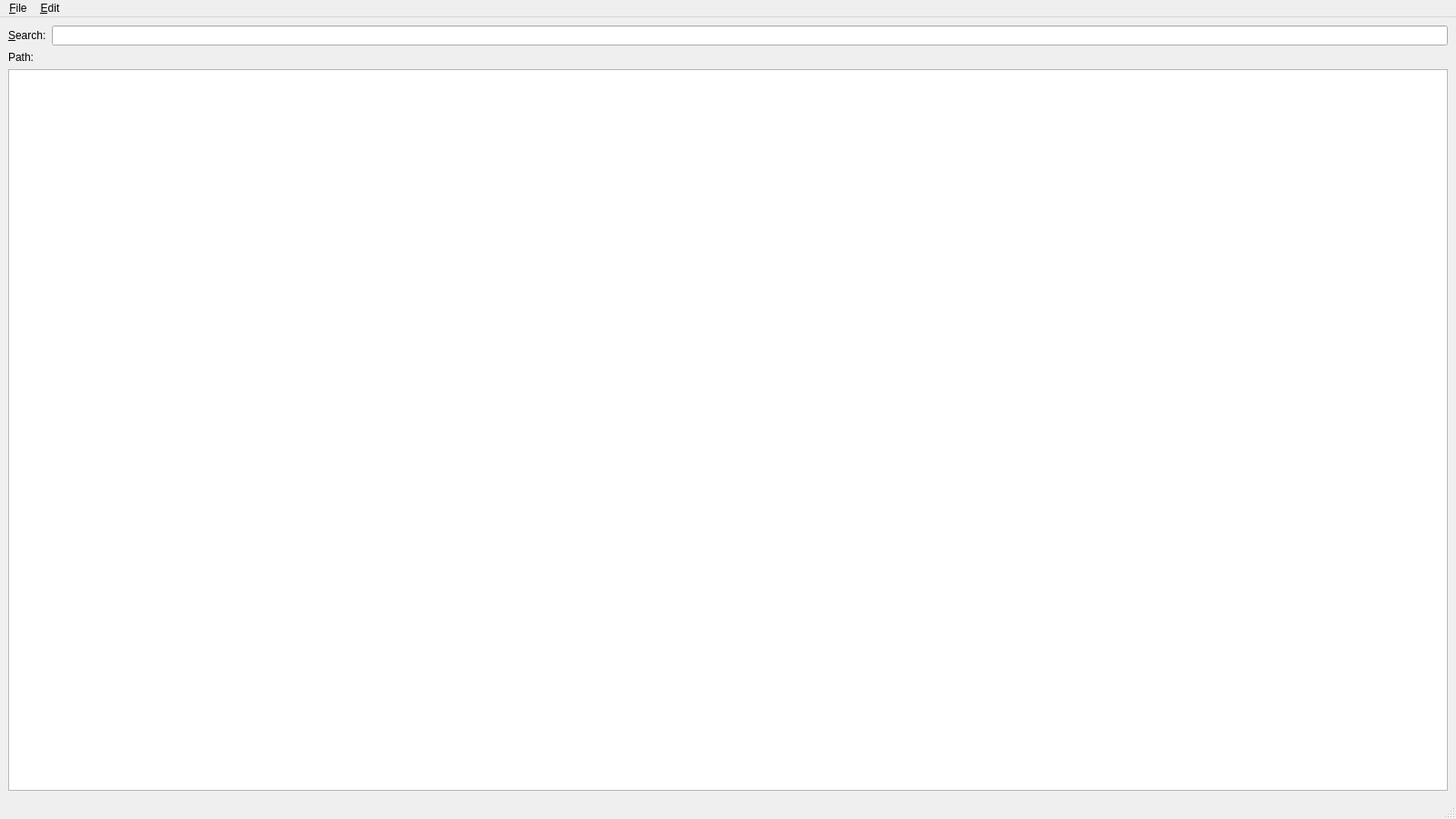
<?xml version="1.0" encoding="UTF-8"?>
<ui version="4.0">
 <class>TargetBrowser</class>
 <widget class="QMainWindow" name="TargetBrowser">
  <property name="geometry">
   <rect>
    <x>0</x>
    <y>0</y>
    <width>1600</width>
    <height>900</height>
   </rect>
  </property>
  <property name="windowTitle">
   <string>ADS Target Browser</string>
  </property>
  <widget class="QWidget" name="centralwidget">
   <layout class="QVBoxLayout" name="verticalLayout">
    <item>
     <layout class="QFormLayout" name="formLayout">
      <item row="1" column="0">
       <widget class="QLabel" name="pathLabel">
        <property name="text">
         <string>Path:</string>
        </property>
       </widget>
      </item>
      <item row="1" column="1">
       <layout class="QHBoxLayout" name="pathLayout"/>
      </item>
      <item row="0" column="0">
       <widget class="QLabel" name="searchLabel">
        <property name="text">
         <string>&amp;Search:</string>
        </property>
        <property name="buddy">
         <cstring>searchInput</cstring>
        </property>
       </widget>
      </item>
      <item row="0" column="1">
       <widget class="QLineEdit" name="searchInput">
        <property name="clearButtonEnabled">
         <bool>true</bool>
        </property>
       </widget>
      </item>
     </layout>
    </item>
    <item>
     <widget class="QTreeView" name="targetView"/>
    </item>
   </layout>
  </widget>
  <widget class="QMenuBar" name="menubar">
   <property name="geometry">
    <rect>
     <x>0</x>
     <y>0</y>
     <width>1600</width>
     <height>30</height>
    </rect>
   </property>
   <widget class="QMenu" name="menu_File">
    <property name="title">
     <string>&amp;File</string>
    </property>
    <addaction name="action_Connect"/>
    <addaction name="action_Connect_to_recent"/>
    <addaction name="separator"/>
    <addaction name="actionExport_Symbols"/>
    <addaction name="actionExport_Data_Types"/>
    <addaction name="separator"/>
    <addaction name="actionCreate_remote_rou_te"/>
    <addaction name="separator"/>
    <addaction name="action_Quit"/>
   </widget>
   <widget class="QMenu" name="menu_Edit">
    <property name="title">
     <string>&amp;Edit</string>
    </property>
    <addaction name="action_Copy_full_name"/>
    <addaction name="action_Read_value"/>
   </widget>
   <addaction name="menu_File"/>
   <addaction name="menu_Edit"/>
  </widget>
  <widget class="QStatusBar" name="statusbar"/>
  <action name="action_Connect">
   <property name="text">
    <string>&amp;New Connection</string>
   </property>
   <property name="shortcut">
    <string>Ctrl+N</string>
   </property>
  </action>
  <action name="action_Connect_to_recent">
   <property name="text">
    <string>Connect to &amp;recent</string>
   </property>
   <property name="shortcut">
    <string>Ctrl+R</string>
   </property>
  </action>
  <action name="action_Quit">
   <property name="text">
    <string>&amp;Quit</string>
   </property>
   <property name="shortcut">
    <string>Ctrl+Q</string>
   </property>
  </action>
  <action name="action_Copy_full_name">
   <property name="text">
    <string>&amp;Copy full name</string>
   </property>
   <property name="shortcut">
    <string>Ctrl+C</string>
   </property>
  </action>
  <action name="action_Read_value">
   <property name="text">
    <string>&amp;Read value</string>
   </property>
   <property name="shortcut">
    <string>Space</string>
   </property>
  </action>
  <action name="actionCreate_remote_rou_te">
   <property name="text">
    <string>Create remote r&amp;oute</string>
   </property>
  </action>
  <action name="actionExport_Symbols">
   <property name="text">
    <string>Export &amp;Symbols</string>
   </property>
  </action>
  <action name="actionExport_Data_Types">
   <property name="text">
    <string>Export Data-&amp;Types</string>
   </property>
  </action>
 </widget>
 <resources/>
 <connections/>
</ui>
